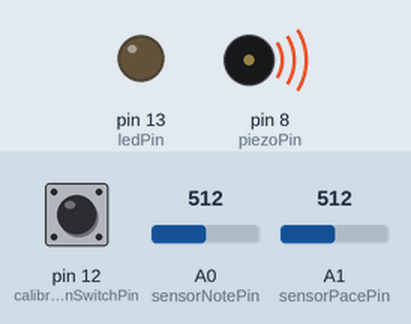
The sketch below on a simulated Arduino Uno, built with avr-gcc and run on an emulated ATmega328P. On the bench: output pins drawn as LEDs (lit = HIGH), buzzer (waves = sounding). Inputs (shaded band) come from the test bench; at power-on: pin 12 (calibrationSwitchPin) LOW, A0 (sensorNotePin) = 512, A1 (sensorPacePin) = 512.

Above: at 1.2 s.
1.3 s: pin 12 (calibrationSwitchPin) pulled HIGH for 0.2 s
At 2.6 s:
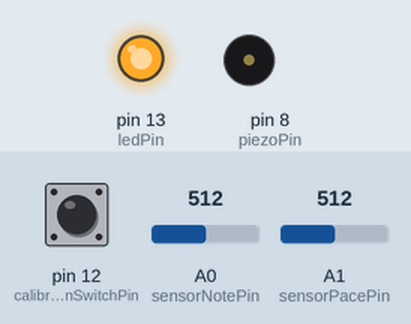
At 7.6 s:
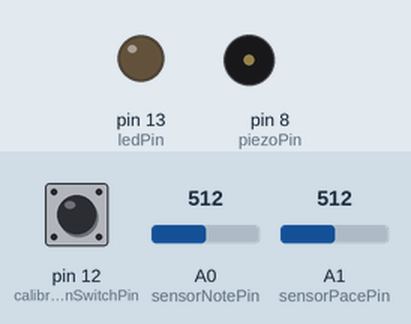
Timing chart, 0 to 11.0 s (numbered marks = the images above; inputs shaded):
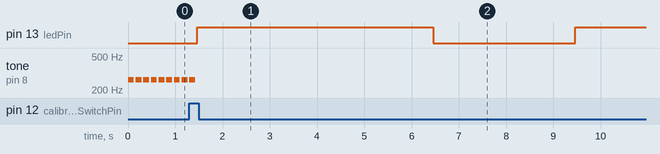

Measured:
- after the input at 1.3 s, pin 13 (ledPin): LOW → HIGH after 0.16 s, → LOW 5.0 s later, → HIGH 3.0 s later; tone on pin 8 (piezoPin): goes on until 1.4 s, then stays silent
- by itself, tone on pin 8 (piezoPin): alternates 262 Hz for 0.13 s and silent for 0.04 s

The sketch:

LightTheremin.ino
```cpp
/*
LightTheremin

Esta es mi propia versión del ejemplo LightTheremin del Arduino starter kit.

Utiliza un fotorresitor para las notas y otro fotorresistor para el ritmo.
Cada fotorresistor se calibra de forma independiente y la calibración se guarda en la EPROM.
Un "pushbutton" permite volver a calibrar: 5 segundos de calibración para las notas, una pausa de
de 3 segundos y 5 segundos de calibración para el ritmo. El led 13 se enciende cuando se está
calibrando cada fotorresitor.

Circuito:
* fotorresistor en pin A0 (notas)
* fotorresistor en pin A1 (ritmo)
* pushbutton para calibración en pin 12
* piezo en pin 8

creado 26 Oct 2015
por Nelson López Centeno (@nlopezcenteno)

He usado código e ideas de todas partes, incluidos:
http://www.arduino.cc/starterKit
http://garagelab.com/profiles/blogs/how-to-use-tone-function-arduino-playing-the-james-bond-theme
http://forum.arduino.cc/index.php?topic=46900.0

*/

#include <EEPROM.h>
#include "pitches.h"
#include "structs.h"
//#define DEBUG
#include "debugUtils.h"


// Pines
const int ledPin = 13;
const unsigned int sensorNotePin = A0;
const unsigned int sensorPacePin = A1;
const int calibrationSwitchPin = 12;
const unsigned int piezoPin = 8;

// Tiempo que demora la calibración de cada fotoresistor
unsigned long calibrationMillis = 5000;

// Factores mínimo y máximo para calcular el tiempo de cada nota.
int minNotePace = 500;
int maxNotePace = 5000;

// Índice máximo del arreglo de notas musical (a continuación)
int maxNoteIndex = 11;

// Arreglo con las notas musicales y el tempo de cada una.
MusicNote notes[] = {
	{ NOTE_C4, 4 },
	{ NOTE_D4, 4 },
	{ NOTE_E4, 4 },
	{ NOTE_F4, 4 },
	{ NOTE_G4, 4 },
	{ NOTE_A4, 4 },
	{ NOTE_B4, 4 },
	{ NOTE_C5, 4 },
	{ NOTE_D5, 4 },
	{ NOTE_E5, 4 },
	{ NOTE_F5, 4 },
	{ NOTE_G5, 4 }
};

// Lee la configuración de la EPROM
Configuration getConfiguration() {
	static Configuration cfg;
	EEPROM.get(0, cfg);
	return cfg;
}

// Guarda la configuración en la EPROM
Configuration putConfiguration(Configuration cfg) {
	return EEPROM.put(0, cfg);
}

// Para mostrar los valores de configuración
void logConfiguration(Configuration cfg) {
	DEBUG_PRINTLN("------------");
	DEBUG_PRINTLN("Configuration");
	DEBUG_PRINT("Sensor Note: ");
	DEBUG_PRINT("MinValue: ");
	DEBUG_PRINT(cfg.sensorNoteCalibration.MinValue);
	DEBUG_PRINT(" / MaxValue:");
	DEBUG_PRINTLN(cfg.sensorNoteCalibration.MaxValue);
	DEBUG_PRINT("Sensor Pace: ");
	DEBUG_PRINT("MinValue: ");
	DEBUG_PRINT(cfg.sensorPaceCalibration.MinValue);
	DEBUG_PRINT(" / MaxValue:");
	DEBUG_PRINTLN(cfg.sensorPaceCalibration.MaxValue);
	DEBUG_PRINTLN("------------");
}

// Calibra un sensor analógico
// Sensa un pin analógico durante un periódo de tiempo y devuelve los valores mínimo y máximo.
Calibration calibrateAnalogSensor(unsigned int pin, unsigned long calibrationMillis) {
	unsigned long startMillis = millis();
	Calibration calibration = { 1024,0 };
	while (millis() < startMillis + calibrationMillis) {
		int sensorValue = analogRead(pin);
		if (sensorValue > calibration.MaxValue) {
			calibration.MaxValue = sensorValue;
		}
		if (sensorValue < calibration.MinValue) {
			calibration.MinValue = sensorValue;
		}
	}

	DEBUG_PRINT("Analog sensor pin: ");
	DEBUG_PRINT(pin);
	DEBUG_PRINTLN();
	DEBUG_PRINT("   MinValue: ");
	DEBUG_PRINTLN(calibration.MinValue);
	DEBUG_PRINT("   MaxValue:");
	DEBUG_PRINTLN(calibration.MaxValue);

	return calibration;
}

// Calibra los dos sensores de luz
Configuration calibrateSensors(Configuration cfg) {
	// calibra el sensor para las notas
	digitalWrite(ledPin, HIGH);
	cfg.sensorNoteCalibration = calibrateAnalogSensor(sensorNotePin, calibrationMillis);
	digitalWrite(ledPin, LOW);
	// espera de 3 segundos entre calibraciones
	delay(3000);
	// calibra el sensor para el tempo
	digitalWrite(ledPin, HIGH);
	cfg.sensorPaceCalibration = calibrateAnalogSensor(sensorPacePin, calibrationMillis);
	digitalWrite(ledPin, LOW);
	return cfg;
}

// Calibra los dos sensores y guarda la configuración en EPROM
Configuration calibrateSensorsAndSaveConfiguration(Configuration cfg) {
	// Calibrar los dos fotosensores
	cfg = calibrateSensors(cfg);
	logConfiguration(cfg);
	// Guardando configuración en EPROM
	putConfiguration(cfg);
	logConfiguration(cfg);
	return cfg;
}

// Toca una nota musical
// See http://garagelab.com/profiles/blogs/how-to-use-tone-function-arduino-playing-the-james-bond-theme
void playNote(int thisNote, int pace) {
	int noteDuration = pace / notes[thisNote].Duration;
	tone(piezoPin, notes[thisNote].Frequency, noteDuration);
	int pauseBetweenNotes = noteDuration * 1.30;
	delay(pauseBetweenNotes);
}

// Lee un sensor analógico y devuelve el índice correspondiente del arreglo de notas musicales.
// Utiliza la correspondencia entre los valores mínimo y máximo de calibración con 0 y el valor máximo
// del índice del arrgelo de notas musicales.
int getNoteIndexFromSensor(unsigned int pin, Calibration sensorCalibration, int maxNoteIndexIndex) {
	int sensorValue = analogRead(pin);
	DEBUG_PRINT("Note sensor value: ");
	DEBUG_PRINTLN(sensorValue);
	int noteIndex = constrain(map(sensorValue, sensorCalibration.MinValue, sensorCalibration.MaxValue, 0, maxNoteIndexIndex), 0, maxNoteIndexIndex);
	DEBUG_PRINT("noteIndex: ");
	DEBUG_PRINTLN(noteIndex);
	return noteIndex;
}

// Lee un sensor analógico y devuelve un valor de tempo.
// Utiliza la correspondencia entre los valores mínimo y máximo de calibración con los valores mínimo y
// máximo del tempo.
int getNotePaceFromSensor(unsigned int pin, Calibration sensorCalibration, int minPace, int maxPace) {
	int sensorValue = analogRead(pin);
	DEBUG_PRINT("Pace sensor value: ");
	DEBUG_PRINTLN(sensorValue);
	int pace = constrain(map(sensorValue, sensorCalibration.MinValue, sensorCalibration.MaxValue, minPace, maxPace), minPace, maxPace);
	DEBUG_PRINT("Pace: ");
	DEBUG_PRINTLN(pace);
	return pace;
}

// Variable global para guardar la configuración
Configuration cfg;

void setup() {
	Serial.begin(9600);
	pinMode(ledPin, OUTPUT);
	pinMode(calibrationSwitchPin, INPUT);

	// Leyendo configuración de EPROM
	cfg = getConfiguration();
	logConfiguration(cfg);

	// Si no se ha calibrado nunca
	if (cfg.sensorNoteCalibration.MaxValue == 0 || cfg.sensorPaceCalibration.MaxValue == 0) {
		// Calibra los dos fotosensores y guarda la configuración en EPROM
		cfg = calibrateSensorsAndSaveConfiguration(cfg);
	}
}

void loop() {
	// Se ha pulsado el pushbutton de calibración?
	int calibrationSwitchValue = digitalRead(calibrationSwitchPin);
	DEBUG_PRINT("calibrationSwitchValue: ");
	DEBUG_PRINTLN(calibrationSwitchValue);
	if (calibrationSwitchValue == HIGH) {
		// Calibra los dos fotosensores y guarda la configuración en EPROM
		cfg = calibrateSensorsAndSaveConfiguration(cfg);
	}

	// Leyendo fotoresistor de nota musical
	int noteIndex = getNoteIndexFromSensor(sensorNotePin, cfg.sensorNoteCalibration, maxNoteIndex);
	// Leyendo fotorresistor de tempo
	int notePace = getNotePaceFromSensor(sensorPacePin, cfg.sensorPaceCalibration, minNotePace, maxNotePace);
	// Tocando la nota
	playNote(noteIndex, notePace);
}
```

debugUtils.h
```cpp
/*
debugUtils.h - Debugging macros.

creado 26 Oct 2015
por Nelson López Centeno (@nlopezcenteno)

Basado en:
http://forum.arduino.cc/index.php?topic=46900.0

*/

#ifndef DEBUGUTILS_H
#define DEBUGUTILS_H

#ifdef DEBUG
#define DEBUG_PRINT(str)	Serial.print(str);
#define DEBUG_PRINTLN(str)    Serial.println(str);
#else
#define DEBUG_PRINT(str)
#define DEBUG_PRINTLN(str)
#endif

#endif
```

pitches.h
```cpp
/*************************************************
* Public Constants
*************************************************/

#define NOTE_B0  31
#define NOTE_C1  33
#define NOTE_CS1 35
#define NOTE_D1  37
#define NOTE_DS1 39
#define NOTE_E1  41
#define NOTE_F1  44
#define NOTE_FS1 46
#define NOTE_G1  49
#define NOTE_GS1 52
#define NOTE_A1  55
#define NOTE_AS1 58
#define NOTE_B1  62
#define NOTE_C2  65
#define NOTE_CS2 69
#define NOTE_D2  73
#define NOTE_DS2 78
#define NOTE_E2  82
#define NOTE_F2  87
#define NOTE_FS2 93
#define NOTE_G2  98
#define NOTE_GS2 104
#define NOTE_A2  110
#define NOTE_AS2 117
#define NOTE_B2  123
#define NOTE_C3  131
#define NOTE_CS3 139
#define NOTE_D3  147
#define NOTE_DS3 156
#define NOTE_E3  165
#define NOTE_F3  175
#define NOTE_FS3 185
#define NOTE_G3  196
#define NOTE_GS3 208
#define NOTE_A3  220
#define NOTE_AS3 233
#define NOTE_B3  247
#define NOTE_C4  262
#define NOTE_CS4 277
#define NOTE_D4  294
#define NOTE_DS4 311
#define NOTE_E4  330
#define NOTE_F4  349
#define NOTE_FS4 370
#define NOTE_G4  392
#define NOTE_GS4 415
#define NOTE_A4  440
#define NOTE_AS4 466
#define NOTE_B4  494
#define NOTE_C5  523
#define NOTE_CS5 554
#define NOTE_D5  587
#define NOTE_DS5 622
#define NOTE_E5  659
#define NOTE_F5  698
#define NOTE_FS5 740
#define NOTE_G5  784
#define NOTE_GS5 831
#define NOTE_A5  880
#define NOTE_AS5 932
#define NOTE_B5  988
#define NOTE_C6  1047
#define NOTE_CS6 1109
#define NOTE_D6  1175
#define NOTE_DS6 1245
#define NOTE_E6  1319
#define NOTE_F6  1397
#define NOTE_FS6 1480
#define NOTE_G6  1568
#define NOTE_GS6 1661
#define NOTE_A6  1760
#define NOTE_AS6 1865
#define NOTE_B6  1976
#define NOTE_C7  2093
#define NOTE_CS7 2217
#define NOTE_D7  2349
#define NOTE_DS7 2489
#define NOTE_E7  2637
#define NOTE_F7  2794
#define NOTE_FS7 2960
#define NOTE_G7  3136
#define NOTE_GS7 3322
#define NOTE_A7  3520
#define NOTE_AS7 3729
#define NOTE_B7  3951
#define NOTE_C8  4186
#define NOTE_CS8 4435
#define NOTE_D8  4699
#define NOTE_DS8 4978
```

structs.h
```cpp
/*
Estructuras usadas en LightTheremin.ino

creado 26 Oct 2015
por Nelson López Centeno (@nlopezcenteno)

*/

struct MusicNote {
	int Frequency;
	int Duration;
};

struct Calibration {
	int MinValue;
	int MaxValue;
};

struct Configuration {
	Calibration sensorNoteCalibration;
	Calibration sensorPaceCalibration;
};
```
